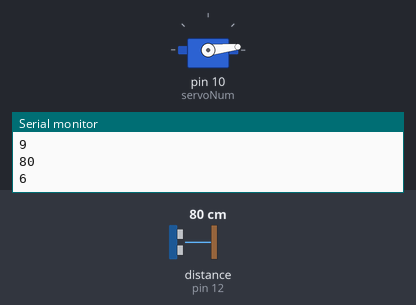
Recording of a sketch running on a simulated Arduino Uno, built with avr-gcc and run on an emulated ATmega328P. On the bench: servo, the last lines printed to the serial monitor. Wiring (inferred from the names in the program): ultrasonic range finder: trigger pin 11; echo pin 12. Inputs (shaded band) come from the test bench; at power-on: distance to the obstacle (sensor on pin 12) 80 cm. The echo pulse lasts 58.3 µs per cm.

Above: at 4.2 s.
4.3 s: distance to the obstacle (sensor on pin 12) set to 2 cm
At 5.3 s:
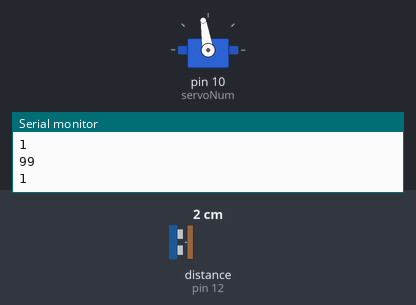
7.3 s: distance to the obstacle (sensor on pin 12) set to 60 cm
At 8.3 s:
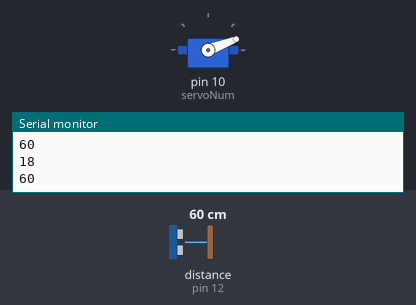
Timing chart, 0 to 16.3 s (numbered marks = the images above; inputs shaded):
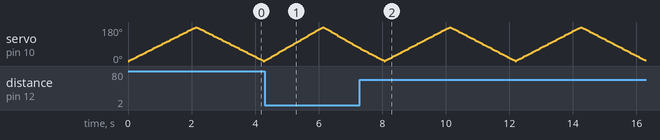

The sketch:

radar_go_brrrrr.ino
```cpp
#include <Servo.h>;
Servo servo;
int trig = 11;
int echo = 12;
int servoNum = 10;

int i = 0;
int multi = 3;

void setup() {
  pinMode(trig, OUTPUT);

  pinMode(echo, INPUT);

  servo.attach(servoNum);

  Serial.begin(9600);

}

void loop() {
  if(i+multi < 0) i = 0;
  if(i+multi > 180) i = 180;
  if(i == 0 || i == 180) multi *= -1;
  i += multi;
  servo.write(i);
  digitalWrite(trig, HIGH);
  delayMicroseconds(10);
  digitalWrite(trig, LOW);

  int distance = pulseIn(echo, HIGH) / 58.0;
  Serial.println(i);
  Serial.println(distance);
  delay(30);
}
```
